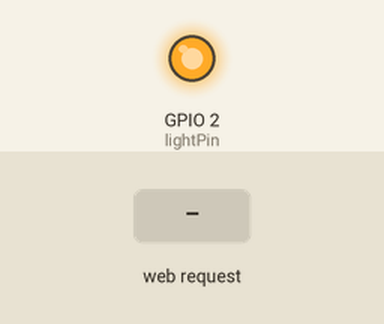
Bench run of a sketch on a simulated ESP8266 (NodeMCU). Parts: output pins drawn as LEDs (lit = HIGH). Inputs (shaded band) come from the test bench. WiFi joins after 1.5 s; servers stay silent unless stated; what the sketch prints to the serial monitor is not drawn.

Above: at 5.7 s.
5.8 s: HTTP request GET / received
At 7.2 s:
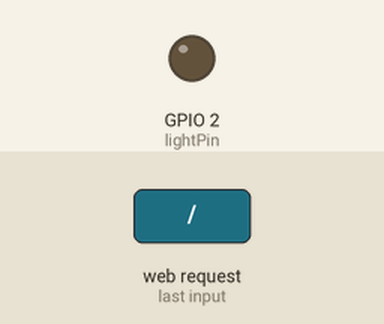
Timing chart, 0 to 8.8 s (numbered marks = the images above; inputs shaded):
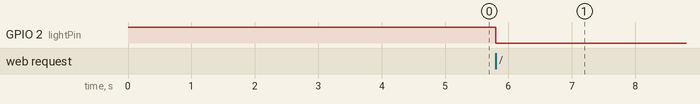

Measured:
- after the input at 5.8 s, GPIO 2 (lightPin): HIGH → LOW at once

The sketch:

ESP8266_lightswitch.ino
```cpp
#include <ESP8266WiFi.h>
#include <ESP8266WebServer.h>
#include <ESP8266mDNS.h>
#include "credentials.h"

// const char* ESP_HOSTNAME = "esp8266";
#define ESP_HOSTNAME "esp8266"

const int lightPin = 2;
ESP8266WebServer server(80);

void setup() {
  const int initalPinState = HIGH;
  const int startupDelay   = 3; // seconds

  pinMode(lightPin, OUTPUT);
  digitalWrite(lightPin, initalPinState);

  delay(startupDelay*1000);
  Serial.begin(115200);
  Serial.println("");

  configure_wifi();
  configure_server();
  configure_mdns();
}

void loop() {
  server.handleClient();
  delay(1); // sleep a little (trying to reduce current draw)
}

void configure_wifi() {
  WiFi.mode(WIFI_STA); // disconnect from any previous wifi station

  Serial.printf("[WiFi] connecting to %s ", WIFI_SSID);
  WiFi.begin(WIFI_SSID, WIFI_PASS);

  while(WiFi.status() != WL_CONNECTED) {
    Serial.print(".");
    delay(100);
  }
  Serial.println();

  Serial.printf("[WiFi] connected to %s\n", WiFi.SSID().c_str());
  Serial.printf("[WiFi] IP address: %s\n", WiFi.localIP().toString().c_str());
}

void configure_mdns() {
  Serial.print("MDNS...");
  if (!MDNS.begin(ESP_HOSTNAME)) { // returns true if begun successfully
    Serial.println(" failed");
  } else {
    MDNS.addService("http", "tcp", 80); // Add service to MDNS-SD
    // Serial.println(" hostname " + String(ESP_HOSTNAME) + ".local");
    Serial.printf(" hostname %s.local\n", ESP_HOSTNAME);
  }
}

void configure_server() {
  Serial.print("Server...");
  server.begin();
  server.on("/", espToggleLight);
  server.on("/get", espGetLight);
  Serial.println(" on " + WiFi.localIP().toString());
}

void espToggleLight() {
  int state = readLightState() ? LOW : HIGH; // If currently high, then low
  digitalWrite(lightPin, state);
  server.send(200, "text/plain", String(state));
}

void espGetLight() {
  int state = readLightState();
  server.send(200, "text/plain", String(state));
}

void espWriteLight(int state) {
  digitalWrite(lightPin, state);
}

int readLightState() {
  return digitalRead(lightPin);
}
```

credentials.h
```cpp
#ifndef WIFI_CREDIENTIALS_H
#define WIFI_CREDIENTIALS_H

#define WIFI_SSID "SSID"
#define WIFI_PASS "PASSWORD"

#endif /* end of include guard: WIFI_CREDIENTIALS_H */
```
